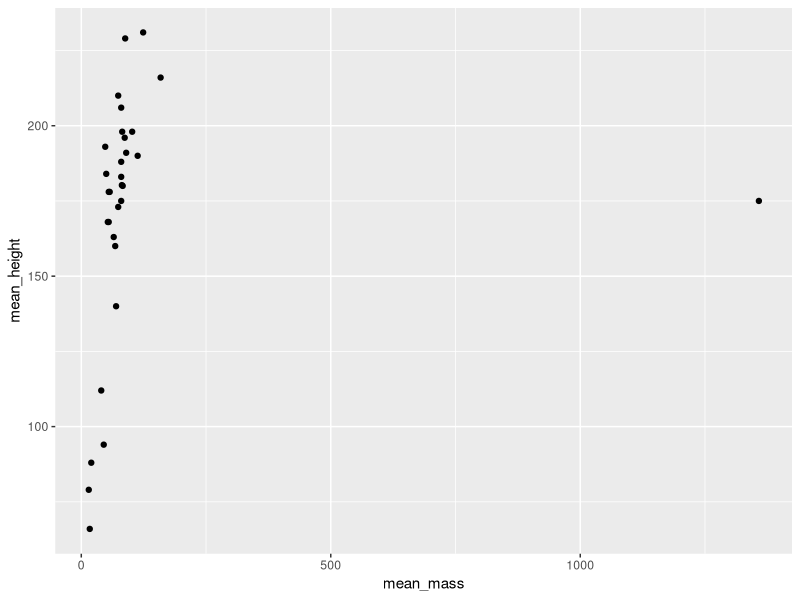
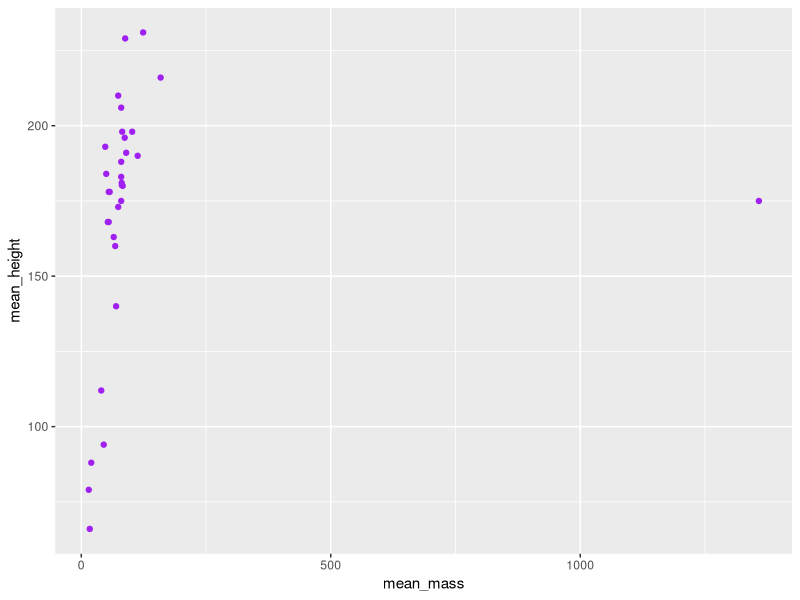
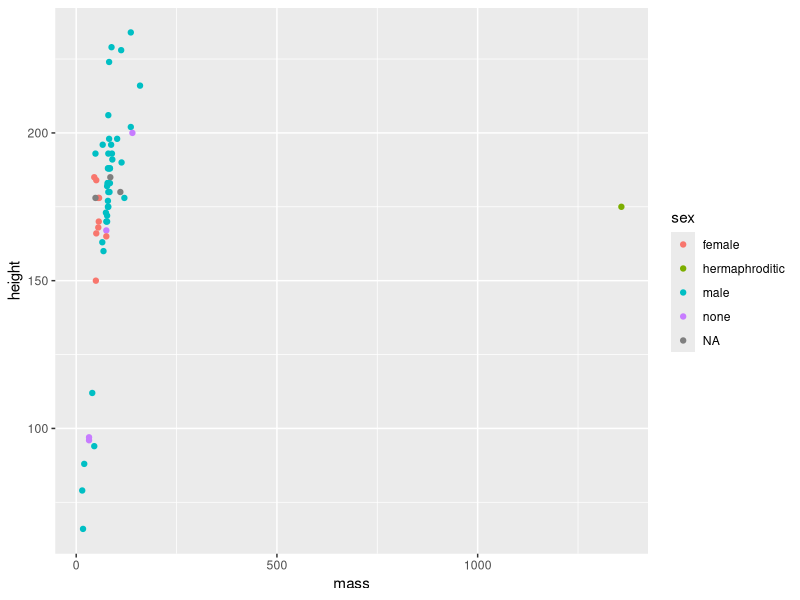

These charts were generated, in order, by the following R code:
# April 7, 2021

# Iteration 1: Loops

# Inspiration from R for Data Science (Hadley Wickham)
# https://r4ds.had.co.nz/iteration.html?q=itera#iteration

# If you need to copy/paste code **more than twice** you should think about how
# you can reduce duplication. 
# 3 main benefits to reducing duplication:
## 1. Easier to read the code (don't have to look through for what is different)
## 2. Easier to modify (only need to make changes in 1 place)
## 3. Likely to have fewer bugs (because fewer lines of code)

# There are a couple of ways to reduce duplication:
## writing functions (to discuss in a future tutorial!)
## iteration (e.g., loops, apply functions, purrr package)

# Today we are going to talk about loops (imperative programming), because they
## make the iteration explicit (good place to start!)
## (Loops are very "verbose" (need a lot of code) and can be slow, but are
## really useful in some situations and a good place to start)


# packages -----------------------------------------------------------------
library(dplyr)
library(ggplot2)
library(praise)

# First example -----------------------------------------------------------

R_group <- c("Danielle", "Laila", "Leigh", "Nicole", "Ryan", "Kiersten", "James")

# extract elements using []
R_group[6]
R_group[3]

# give praise! 
print(
  paste0(R_group[1], ": ", praise())
)

# Give praise to EVERYONE! 
# copy/paste
print(
  paste0(R_group[2], ": ", praise(template = "is ${adverb} ${adjective}!"))
)

print(
  paste0(R_group[3], ": ", praise(template = "is ${adverb} ${adjective}!"))
)

print(
  paste0(R_group[4], ": ", praise(template = "is ${adverb} ${adjective}!"))
)

## loop over all elements in R_group

for(i in 1:6){

  print(
    paste0(R_group[i], ": ", praise())
  )
  
}

# more generic
length(R_group)

R_group <- c("Danielle", "Laila", "Leigh", 
             "Nicole", "Ryan", "Kiersten", "James",
             "Gregor", "Leah")


for(i in seq_along(R_group)){

  print(
    paste0(R_group[i], ": ", praise())
  )

}


#template = "is ${adverb} ${adjective}!")

# Motivation --------------------------------------------------------------

# create dataframe of random variables
df <- data.frame(
  a = rnorm(10),
  b = rnorm(10),
  c = rnorm(10),
  d = rnorm(10)
)

# find the median of each column:
# copy/paste
median(df$a)
median(df$b)
median(df$c)
median(df$d)

output <- median(df[[1]]) 

# for loop
output <- vector("double", ncol(df))  # 1. output

for (i in seq_along(df)) {            # 2. sequence

  output[[i]] <- median(df[[i]])      # 3. body

}

output

# Note1: can use any variable for counter - traditional to use i, j, or k

# Note2: use seq_along() instead of length() because it does the right thing for zero-length vector)
# y <- vector("double", 0)
# seq_along(y)
# 1:length(y)

# Note3: while loops are also a thing, but we won't talk about them today

# Star Wars Example -------------------------------------------------------

# built-in Star wars dataset!
starwars_data <- starwars %>%
  filter(!is.na(mass), !is.na(height))

glimpse(starwars_data)

# what is the mean height and mass for each species?
species <- unique(starwars_data$species) # find the unique values of species (to loop over)

species_stats <- data.frame(NULL)  # 1. output

for(i in seq_along(species)){      # 2. sequence

  species.i <- species[i]          # 3. body

  data.i <- starwars_data %>%      # filter for the species of interest
    filter(species == species.i)

  row.i <- data.frame(             # calculate the stats on the filtered data
    species = species.i,
    mean_mass = mean(data.i$mass),
    mean_height = mean(data.i$height),
    n = nrow(data.i)
  )
  # bind together results
  # it can be really slow to do it this way, but it works!
  species_stats <- rbind(species_stats, row.i)
}

ggplot(species_stats, aes(x = mean_mass, y = mean_height)) +
  geom_point()


# the dplyr way -----------------------------------------------------------
# loops can often be avoided...

species_stats_dplyr <- starwars_data %>%
  dplyr::group_by(species) %>%
  dplyr::summarize(mean_mass = mean(mass),
                   mean_height = mean(height),
                   n = n()) %>%
  ungroup()


ggplot(species_stats_dplyr, aes(x = mean_mass, y = mean_height)) +
  geom_point(col = "purple")


# JFF
ggplot(starwars_data, aes(x = mass, y = height, col = sex)) +
  geom_point()
